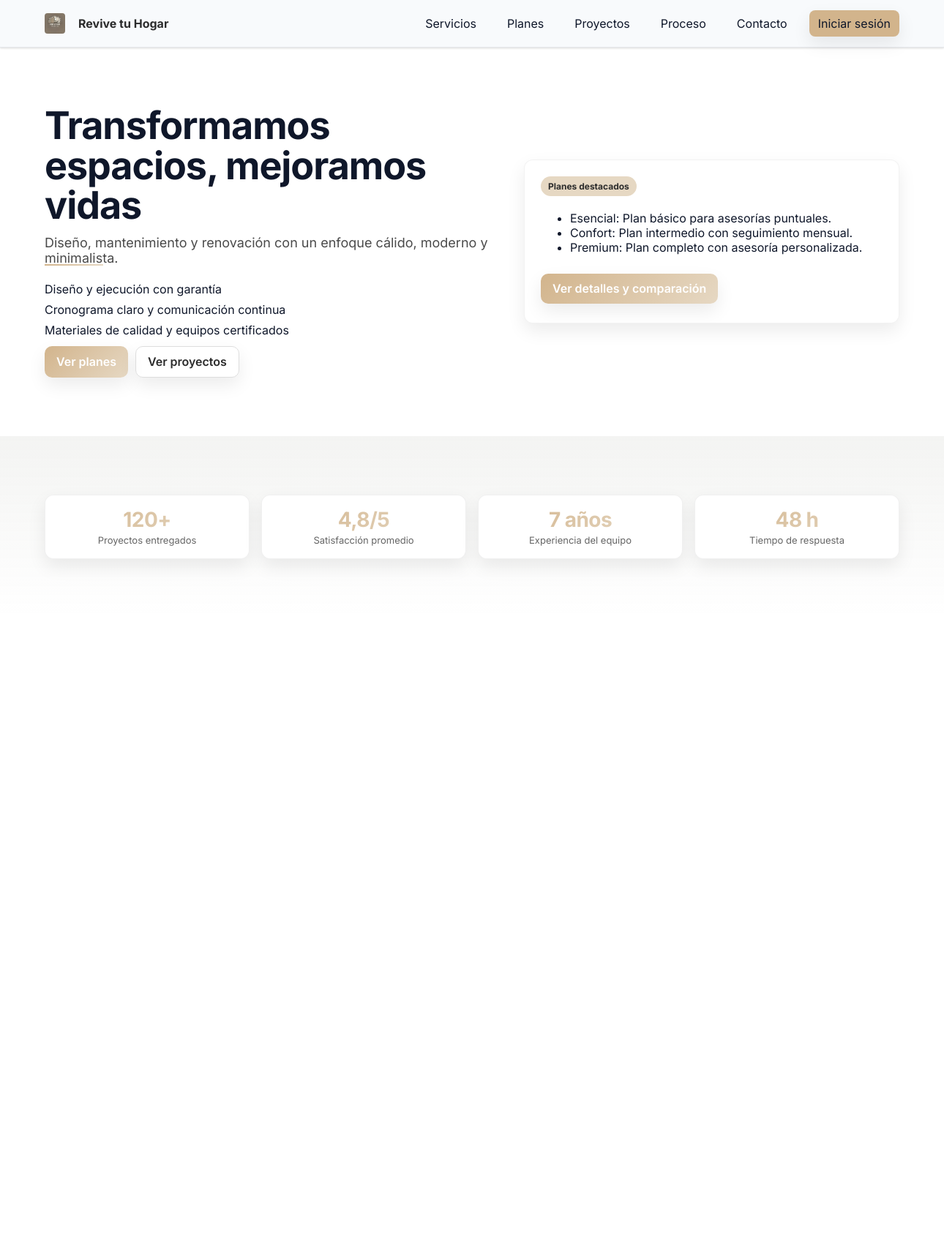
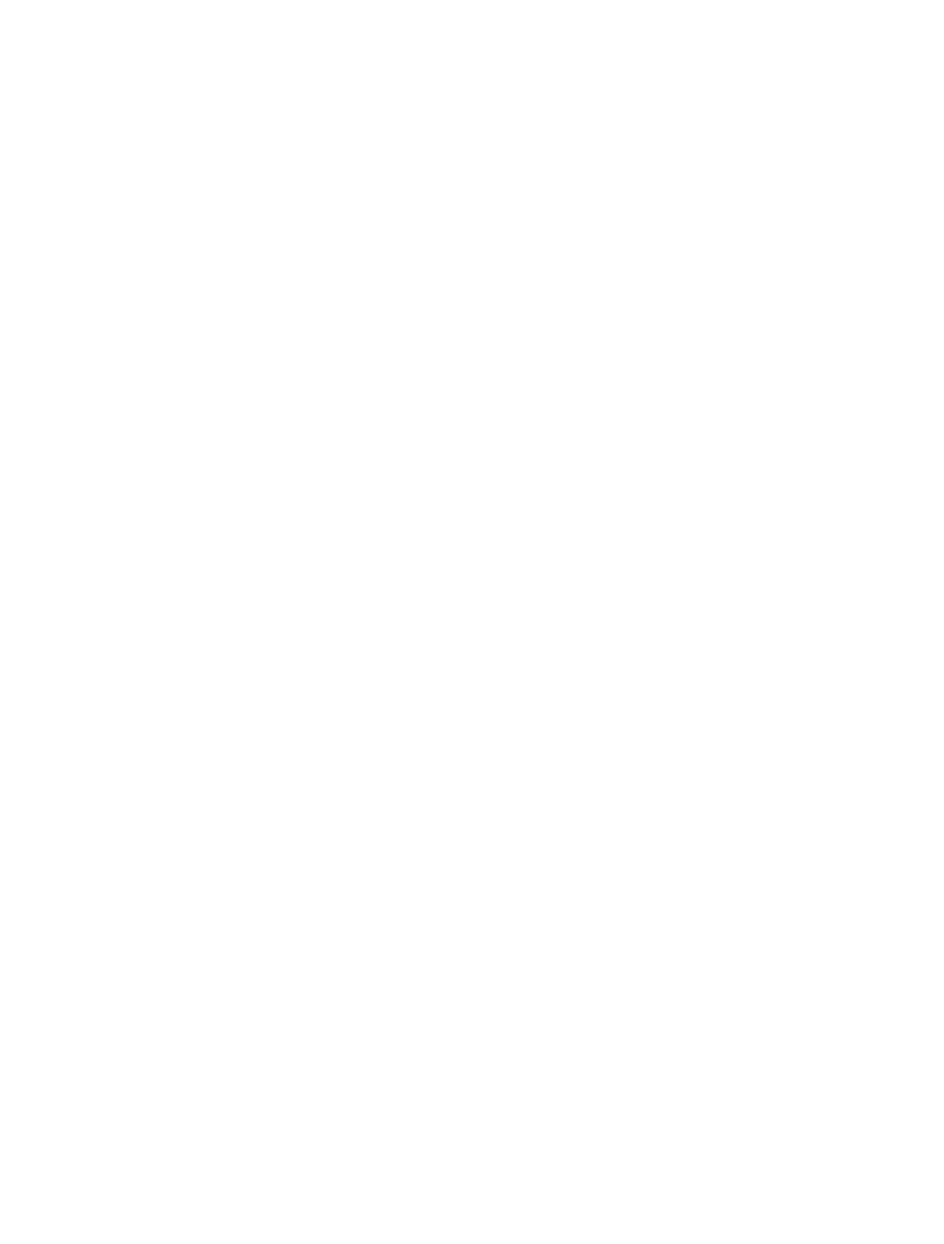
The page /public/index.php (upper part) on the database its author committed (2 pictures, top to bottom).
### tables this page shows
CREATE TABLE IF NOT EXISTS `planes` (
  `id` INT(11) NOT NULL AUTO_INCREMENT,
  `nombre_plan` VARCHAR(100) NOT NULL,
  `descripcion` TEXT DEFAULT NULL,
  `precio` DECIMAL(10,2) NOT NULL,
  `duracion_dias` INT NOT NULL,
  PRIMARY KEY (`id`)
);

### public/index.php (the view, shortened to what this page needs)
<?php
require_once __DIR__.'/../app/config/db.php';
?>
<!DOCTYPE html>
<html lang="es">
<head>
  <link rel="stylesheet" href="assets/css/styles.css">
</head>
<body>
  <header class="navbar">
    <div class="container navbar-inner">
      <a class="logo" href="/" aria-label="Inicio">
        <img src="/assets/img/logo.jpg" alt="Logo Revive tu Hogar" class="logo-img" style="height:28px;width:auto;object-fit:cover;border-radius:4px;margin-right:8px;vertical-align:middle;" />
        <span>Revive tu Hogar</span>
      </a>
      <nav class="nav-links">
        <a href="/servicios.php">Servicios</a>
        <a href="/planes.php">Planes</a>
        <a href="/proyectos.php">Proyectos</a>
        <a href="/proceso.php">Proceso</a>
        <a href="/contacto.php">Contacto</a>
        <?php
          $dash = '/cliente/dashboard.php';
          if (isset($_SESSION['user_id'])): ?>
            <a class="cta avatar-btn" href="<?php echo $dash; ?>" title="Mi cuenta" aria-label="Mi cuenta">
              <svg xmlns="http://www.w3.org/2000/svg" width="20" height="20" viewBox="0 0 24 24" fill="none" stroke="currentColor" stroke-width="2" stroke-linecap="round" stroke-linejoin="round"><path d="M20 21v-2a4 4 0 0 0-4-4H8a4 4 0 0 0-4 4v2"></path><circle cx="12" cy="7" r="4"></circle></svg>
              <span class="only-desktop">Mi perfil</span>
            </a>
        <?php else: ?>
            <a class="cta" href="/auth/login.php">Iniciar sesión</a>
        <?php endif; ?>
      </nav>
    </div>
  </header>
  <?php
  $planesHome = [];
  try {
    if ($pdo instanceof PDO) {
      $stm = $pdo->query('SELECT id, nombre_plan, descripcion, precio, duracion_dias FROM planes ORDER BY precio ASC LIMIT 3');
      $planesHome = $stm->fetchAll(PDO::FETCH_ASSOC) ?: [];
    }
  } catch (Throwable $e) {
    $planesHome = [];
  }
  ?>
  <main id="main" tabindex="-1">
    <section class="hero container theme-bg">
      <div>
        <h1 class="reveal-left">Transformamos espacios, mejoramos vidas</h1>
        <p class="lead reveal-right" style="transition-delay:60ms">Diseño, mantenimiento y renovación con un enfoque cálido, moderno y minimalista.</p>
        <ul class="features-list reveal-left" style="margin-top:10px;transition-delay:120ms">
          <li>Diseño y ejecución con garantía</li>
          <li>Cronograma claro y comunicación continua</li>
          <li>Materiales de calidad y equipos certificados</li>
        </ul>
        <div class="reveal-right" style="margin-top:12px;display:flex;gap:10px;flex-wrap:wrap;transition-delay:180ms">
          <a class="btn grad shine" href="/planes.php">Ver planes</a>
          <a class="btn btn-secondary shine" href="/proyectos.php">Ver proyectos</a>
        </div>
      </div>
      <div class="card theme-surface float-y reveal" data-3d style="transition-delay:120ms">
        <strong class="badge">Planes destacados</strong>
        <ul>
          <?php if (!empty($planesHome)): ?>
            <?php foreach ($planesHome as $pl): ?>
              <li><?php echo htmlspecialchars($pl['nombre_plan'] ?? '', ENT_QUOTES, 'UTF-8'); ?>: <?php echo htmlspecialchars($pl['descripcion'] ?? '', ENT_QUOTES, 'UTF-8'); ?></li>
            <?php endforeach; ?>
          <?php else: ?>
            <li>Consulta nuestros planes disponibles.</li>
          <?php endif; ?>
        </ul>
        <a class="btn grad shine" href="/planes.php" style="margin-top:10px;display:inline-block">Ver detalles y comparación</a>
      </div>
    </section>
    <section class="stats section theme-bg" aria-label="Indicadores de confianza">
      <div class="container">
        <div class="stats-grid">
          <div class="stat reveal"><strong data-target="120" data-suffix="+">0</strong><span>Proyectos entregados</span></div>
          <div class="stat reveal" style="transition-delay:60ms"><strong data-target="4.8" data-decimals="1" data-suffix="/5">0</strong><span>Satisfacción promedio</span></div>
          <div class="stat reveal" style="transition-delay:120ms"><strong data-target="7" data-suffix=" años">0</strong><span>Experiencia del equipo</span></div>
          <div class="stat reveal" style="transition-delay:180ms"><strong data-target="48" data-suffix=" h">0</strong><span>Tiempo de respuesta</span></div>
        </div>
      </div>
    </section>
    <section id="sobre" class="section theme-bg">
      <div class="container">
      </div>
    </section>
    <section id="servicios" class="section theme-bg">
      <div class="container">
      </div>
    </section>
    <section id="asesorias" class="section theme-bg">
      <div class="container">
      </div>
    </section>
    <section id="planes" class="section theme-bg">
      <div class="container">
      </div>
    </section>
    <section id="proyectos" class="section theme-bg">
      <div class="container">
      </div>
    </section>
  </main>
  <link href="https://cdn.jsdelivr.net/npm/@n8n/chat/dist/style.css" rel="stylesheet" />
</body>
</html>

### rows shown on the page
planes: nombre_plan "Esencial", descripcion "Plan básico para asesorías puntuales."
planes: nombre_plan "Confort", descripcion "Plan intermedio con seguimiento mensual."
planes: nombre_plan "Premium", descripcion "Plan completo con asesoría personalizada."
